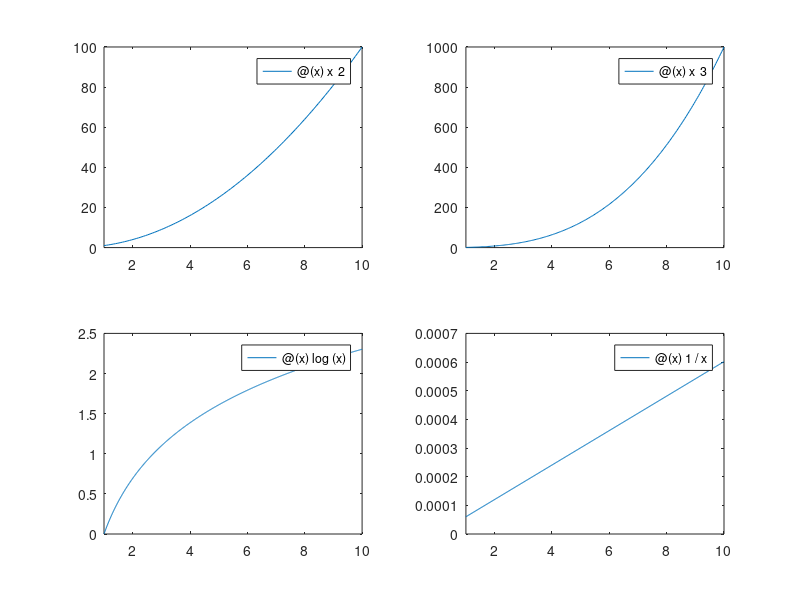

MATLAB code to generate this figure:
%11
x1 = @(x) x^2;
x2 = @(x) x^3;
x3 = @(x) log(x);
x4 = @(x) 1/x;
subplot(2,2,01)
fplot(x1,[1,10])
subplot(2,2,2)
fplot(x2,[1,10])
subplot(2,2,3)
fplot(x3,[1,10])
subplot(2,2,4)
fplot(x4,[1,10])
